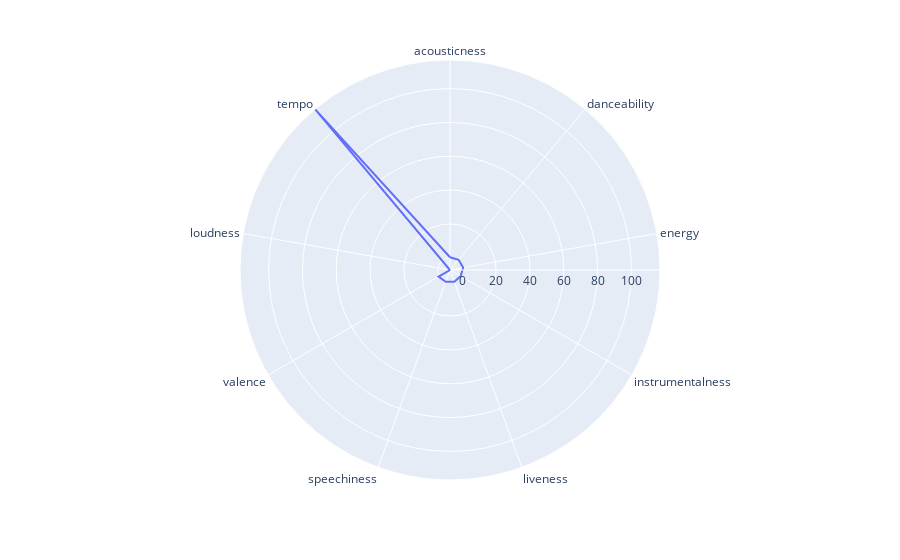

Notebook cell for this chart:
### Code cell
fig = px.line_polar(df_mean, r='mean', theta=features, line_close=True);
fig.show();

### Figure 1 — Plotly figure (JSON) as saved in the notebook; plotly's stock layout.template omitted (floating-point values rounded to 4 significant figures)
{"data": [{"hovertemplate": "mean=%{r}<br>theta=%{theta}<extra></extra>", "legendgroup": "", "line": {"color": "#636efa", "dash": "solid"}, "marker": {"symbol": "circle"}, "mode": "lines", "name": "", "r": [0.3063, 0.6604, 0.6629, 0.01053, 0.1794, 0.1594, 0.5553, -7.247, 116.9, 0.3063], "showlegend": false, "subplot": "polar", "theta": ["acousticness", "danceability", "energy", "instrumentalness", "liveness", "speechiness", "valence", "loudness", "tempo", "acousticness"], "type": "scatterpolar"}], "layout": {"legend": {"tracegroupgap": 0}, "margin": {"t": 60}, "polar": {"angularaxis": {"direction": "clockwise", "rotation": 90}, "domain": {"x": [0, 1], "y": [0, 1]}}}}
